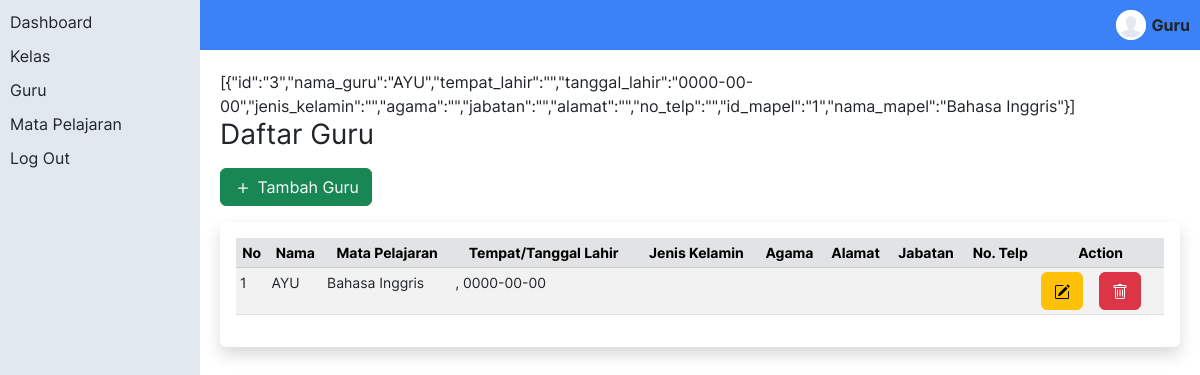
Screenshot of /guru.php (signed in) with the database file from the repository.
### tables this page shows
CREATE TABLE `user` (
  `id` int(11) NOT NULL,
  `nama` varchar(100) NOT NULL,
  `username` varchar(100) NOT NULL,
  `password` varchar(100) NOT NULL,
  `isAdmin` tinyint(1) NOT NULL DEFAULT 0
);

CREATE TABLE `guru` (
  `id` int(11) NOT NULL,
  `nama_guru` varchar(250) NOT NULL,
  `tempat_lahir` varchar(250) NOT NULL,
  `tanggal_lahir` date NOT NULL DEFAULT current_timestamp(),
  `jenis_kelamin` enum('Laki-Laki','Perempuan') NOT NULL,
  `agama` enum('Kristen','Katolik','Islam','Hindu','Budha') NOT NULL,
  `jabatan` varchar(100) NOT NULL,
  `alamat` varchar(250) NOT NULL,
  `no_telp` varchar(20) NOT NULL,
  `id_mapel` int(11) NOT NULL
);

CREATE TABLE `mapel` (
  `id_mapel` int(11) NOT NULL,
  `nama_mapel` varchar(100) NOT NULL
);

### guru.php (the view, shortened to what this page needs)
<?php require './partial/header.php'?>
<?php
  $conn = OpenCon();
  $sql = "SELECT * FROM guru JOIN mapel ON mapel.id_mapel = guru.id_mapel";
  $result = $conn->query($sql);
  $data = array();
  while ($row = $result->fetch_assoc()) {
      $data[] = $row;
  }
  echo json_encode($data);
?>
  <div class="mb-3">
    <h3>Daftar Guru</h3>
  </div>
  <div class="d-flex justify-content-between mb-3">
    <div>
      <button type="button" class="btn btn-success" data-bs-toggle="modal" data-bs-target="#tambahGuru">
        <img src="src/images/plus.svg" alt="">
        Tambah Guru
      </button>
    </div>
  </div>
  <div class="bg-white shadow p-3 rounded table-responsive">
    <table class="table table-hover table-striped table-sm display" id="datatable">
      <thead>
        <tr class="table-secondary">
          <th scope="col" class="text-center">No</th>
          <th scope="col" class="text-center">Nama</th>
          <th scope="col" class="text-center">Mata Pelajaran</th>
          <th scope="col" class="text-center">Tempat/Tanggal Lahir</th>
          <th scope="col" class="text-center">Jenis Kelamin</th>
          <th scope="col" class="text-center">Agama</th>
          <th scope="col" class="text-center">Alamat</th>
          <th scope="col" class="text-center">Jabatan</th>
          <th scope="col" class="text-center">No. Telp</th>
          <th scope="col" class="text-center">Action</th>
        </tr>
      </thead>
      <tbody>
        <?php foreach($data as $key=>$row):?>
          <tr>
            <td><?= $key + 1?></td>
            <td><?= strtoupper($row['nama_guru'])?></td>
            <td><?= $row['nama_mapel']?></td>
            <td><?= $row['tempat_lahir'].', ' . $row['tanggal_lahir']?></td>
            <td><?= $row['jenis_kelamin']?></td>
            <td><?= $row['agama']?></td>
            <td><?= $row['alamat']?></td>
            <td><?= $row['jabatan']?></td>
            <td><?= $row['no_telp']?></td>
            <td class="d-flex gap-3">
              <button type="button" id="btn-edit-guru" class="btn btn-warning" data-id="<?= $row['id']?>" data-guru='{"id":"<?=$row['id']?>","nama_guru":"<?=$row['nama_guru']?>","tempat_lahir":"<?=$row['tempat_lahir']?>","tanggal_lahir":"<?=$row['tanggal_lahir']?>","jenis_kelamin":"<?=$row['jenis_kelamin']?>","agama":"<?=$row['agama']?>","alamat":"<?=$row['alamat']?>","jabatan":"<?=$row['jabatan']?>","no_telp":"<?=$row['no_telp']?>"}' data-bs-toggle="modal" data-bs-target="#editGuru">
                <img src="src/images/edit.svg" alt="">
              </button>
              <button type="button" id="btn-hapus-guru" class="btn btn-danger" data-id="<?= $row['id']?>" data-bs-toggle="modal" data-bs-target="#hapusGuru">
                <img src="src/images/trash.svg" alt="">
              </button>
            </td>
          </tr>
          <?php endforeach?>
      </tbody>
    </table>
  </div>
<?php require './partial/footer.php'?>

### partial/header.php (shortened to what this page needs)
<?php
  $conn = OpenCon();
  if(isset($_SESSION['user-id'])){
    $id = $_SESSION['user-id'];
    $query = "SELECT * FROM user WHERE id='$id'";
    $result = $conn->query($query);
    $user = mysqli_fetch_assoc($result);
  }else{
    header('Location: login.php');
    exit;
  }
?>
<!DOCTYPE html>
<html lang="en">
<head>
  <link rel="stylesheet" href="./bootstrap/css/bootstrap.css">
  <link rel="stylesheet" href="./assets/datatables.css">
  <link rel="stylesheet" href="./src/style.css">
</head>
<body>
  <div class="full-width">
    <div class="sidebar">
      <div class="sidebar-wraper">
        <a href="dashboard.php">Dashboard</a>
        <a href="kelas.php">Kelas</a>
        <a href="guru.php">Guru</a>
        <a href="mataPelajaran.php">Mata Pelajaran</a>
        <?php if(isset($_SESSION['user-id'])):?>
          <a href="controllers/logout.php">Log Out</a>
        <?php endif?>
      </div>
    </div>
    <div class="full-width wraper">
      <div class="header shadow-lg">
        <?php if(isset($_SESSION['user-id'])):?>
        <a href='user.php' class='avatar-container'>
          <div class='avatar'>
            <img src="src/images/iconmonstr-user-19-240.png" alt="user"/>
          </div>
          <span><?= $user['nama']?></span>
        </a>
      <?php else:?>
        <a class='btn btn-light' href="login.php">Login</a>
      <?php endif ?>
      </div>
      <div class='main bg-body'>

### partial/footer.php
</div>
    </div>
  </div>
</body>
</html>

### assets/datatables.css (style rules this page uses)
:root { --dt-row-selected: 13, 110, 253; --dt-row-selected-text: 255, 255, 255; --dt-row-selected-link: 9, 10, 11; }

### src/style.css (style rules this page uses)
:root { --primary:#3b82f6; --secondary:#e2e8f0; --border: rgb(153, 153, 153) }
* { margin: 0; padding: 0; box-sizing: border-box; font-family: 'Inter'; }
html, body { width: 100%; height: 100%; }
a { text-decoration: none; color: inherit; }
th, td { font-size: 14px; }
.sidebar { position: absolute; width: 200px; left: -1000px; height: 100%; z-index: 2; background-color: var(--secondary); transition: all ease-in-out 300ms; padding: 10px; }
.sidebar-wraper { position: relative; display: flex; flex-direction: column; gap: 10px; }
.full-width { width: 100%; height: 100%; position: relative; overflow: auto; }
.wraper { position: absolute; left: 0px; width: 100%; }
.header { background-color: var(--primary); height: 50px; padding: 10px; display: flex; justify-content: space-between; align-items: center; }
.main { width: 100%; height: calc(100% - 50px); padding: 20px; }
.avatar-container { display: flex; gap: 5px; justify-content: center; align-items: center; font-weight: bold; }
.avatar { border-radius: 900px; width: 30px; height: 30px; background-color: var(--secondary); }
.avatar > img { width: 100%; }
@media only screen and (min-width: 600px) { .wraper { left: 200px; width: calc(100% - 200px); } }
@media only screen and (min-width: 600px) { .sidebar { left: 0px; } }

### rows the page displays
user: nama "Guru"
guru: nama_guru "AYU", id_mapel.nama_mapel "Bahasa Inggris", tanggal_lahir "0000-00-00"

### other values shown
json_encode($data) "[{\"id\":\"3\",\"nama_guru\":\"AYU\",\"tempat_lahir\":\"\",\"tanggal_lahir\":\"0000-00-00\",\"jenis_kelamin\":\"\",\"agama\":\"\",\"jabatan\":\"\",\"alamat\":\"\",\"no_telp\":\"\",\"id_mapel\":\"1\",\"nama_mapel\":\"Bahasa Inggris\"}]"
